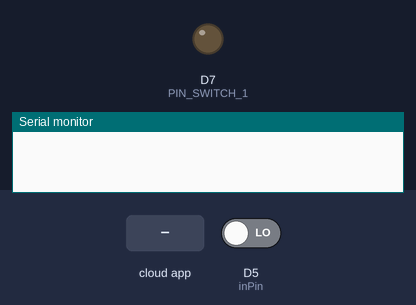
The sketch below on a simulated ESP8266 (NodeMCU). Parts: output pins drawn as LEDs (lit = HIGH), the last lines printed to the serial monitor. The inputs (shaded band) are chosen by the test bench; at power-on: D5 (inPin) LOW. WiFi joins after 1.5 s; servers stay silent unless stated; the RemoteXY app is connected.

Above: at 2.7 s.
2.8 s: D5 (inPin) driven HIGH
At 3.6 s:
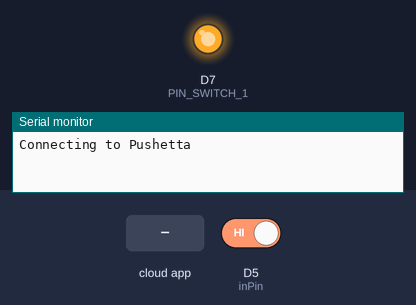
4.3 s: the phone or cloud app sets switch_1 to 0
At 4.7 s:
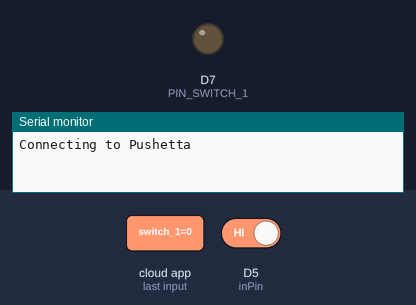
5.8 s: the phone or cloud app sets switch_1 to 1
At 7.1 s:
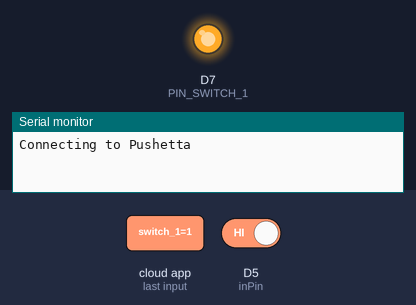
Timing chart, 0 to 8.8 s (numbered marks = the images above; inputs shaded):
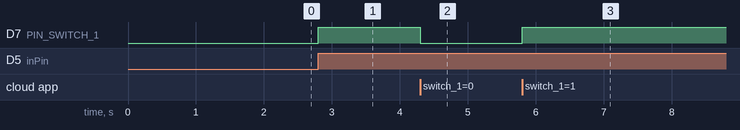

Measured:
- after the input at 2.8 s, D7 (PIN_SWITCH_1): LOW → HIGH at once
- after the input at 4.3 s, D7 (PIN_SWITCH_1): HIGH → LOW at once
- after the input at 5.8 s, D7 (PIN_SWITCH_1): LOW → HIGH at once

The sketch:

RemoteXY_sw_digitalInput_pushetta_step3.ino
```cpp
// (licence header left out)
/*

The code tries to connect to two servers.
One server is the remoteXY which provides a remote control and the other is Pushetta http://www.pushetta.com/
Pushetta is used for pushing an alarm message when the value of a sensor is over a specific value
Can not connect at the same time to both servers

step2: It reads the D5 input and then sends an alarm if it is different than normal
It sets a flag to TRUE to avoid resending many times the same alarm
It resets the flag if the D5 input returns to normal and an amount of time has passed to avoid bounce
After sending the alarm ends the pushetta client an connects to remoteXY

step3: Wifi configuration added to easily configure SSID and password of the router
testedQ OK 22/5/2019

*/
//////////////////////////////////////////////
//        RemoteXY include library          //
//////////////////////////////////////////////

// RemoteXY select connection mode and include library
#define REMOTEXY_MODE__ESP8266WIFI_LIB_CLOUD

#include <ESP8266WiFi.h>

#include <RemoteXY.h>

// RemoteXY connection settings
#define REMOTEXY_WIFI_SSID "yourSSID"
#define REMOTEXY_WIFI_PASSWORD "YourPass"
#define REMOTEXY_CLOUD_SERVER "cloud.remotexy.com"
#define REMOTEXY_CLOUD_PORT 6376
#define REMOTEXY_CLOUD_TOKEN "YourTOKEN"

#include <DNSServer.h>
#include <ESP8266WebServer.h>
#include <WiFiManager.h>         //https://github.com/tzapu/WiFiManager

# define bounce 10000

// RemoteXY configurate
#pragma pack(push, 1)
uint8_t RemoteXY_CONF[] =
  { 255,1,0,2,0,34,0,8,13,0,
  2,0,6,3,22,11,2,26,31,31,
  79,78,0,79,70,70,0,65,4,10,
  22,9,9,66,1,12,37,7,16,2,
  26 };

// this structure defines all the variables of your control interface
struct {

    // input variable
  uint8_t switch_1; // =1 if switch ON and =0 if OFF

    // output variable
  uint8_t led_1_r; // =0..255 LED Red brightness
  int8_t level_1; // =0..100 level position

    // other variable
  uint8_t connect_flag;  // =1 if wire connected, else =0

} RemoteXY;
#pragma pack(pop)

/////////////////////////////////////////////
//           END RemoteXY include          //
/////////////////////////////////////////////

#define PIN_SWITCH_1 D7
#define inPin D5

bool flag = false;
bool flag2 = false;

//pushetta related
char APIKEY[] = "YourAPIKey"; // Put here your API key. It's in the dashboard
char CHANNEL[] = "Your Channel";                               // and here your channel name

char serverName[] = "api.pushetta.com";
boolean lastConnected = false;

int counter = 0;

float alarmTime = 0;

void setup()
{

  Serial.begin(115200);
  pinMode (PIN_SWITCH_1, OUTPUT);
  digitalWrite(PIN_SWITCH_1, LOW);
  pinMode(inPin, INPUT);
  // TODO you setup code

 //WiFiManager
    //Local intialization. Once its business is done, there is no need to keep it around
    WiFiManager wifiManager;

    //fetches ssid and pass from eeprom and tries to connect
    //if it does not connect it starts an access point with the specified name
    //here  "AutoConnectAP"
    //and goes into a blocking loop awaiting configuration
    wifiManager.autoConnect("AutoConnectAP");
  RemoteXY_Init ();

}

void loop()
{
  RemoteXY_Handler ();

  digitalWrite(PIN_SWITCH_1, (RemoteXY.switch_1==0)?LOW:HIGH);
     RemoteXY.led_1_r = (digitalRead(PIN_SWITCH_1)==HIGH)?255:0;

  // TODO you loop code
  // use the RemoteXY structure for data transfer

  if (digitalRead(inPin) == HIGH && flag==false) {
    alarmTime = millis();
  digitalWrite(PIN_SWITCH_1, HIGH);
  Serial.println("Connecting to Pushetta");

  // Use WiFiClient class to create TCP connections
  WiFiClient client2;
  const int httpPort = 80;


  if (!client2.connect("api.pushetta.com", httpPort)) {
    Serial.println("Connection failed");
    return;
  }
  sendToPushetta(CHANNEL, "Hello REMOTE!");
  delay(100);
  flag = true;

  client2.stop();
  client2.flush();

RemoteXY_Init ();
   //RemoteXY.led_1_r = (digitalRead(inPin)==HIGH)?255:0;
   RemoteXY.led_1_r = 255; //lights the led in the RemoteXY remote control
   RemoteXY.switch_1 = 255; //poses the switch at RemoteXY remote control to ON position!

 }

  if (digitalRead(inPin)==LOW && bounce < millis()-alarmTime && flag==true) {
    flag = false;

       RemoteXY.led_1_r = 0;
       RemoteXY.switch_1 = 0;
       digitalWrite(PIN_SWITCH_1,LOW);

    }
  }


//Function for sending the request to Pushetta
void sendToPushetta(char channel[], String text) {
  WiFiClient client2;
  client2.stop();

  if (client2.connect(serverName, 80))
  {
    client2.print("POST /api/pushes/");
    client2.print(channel);
    client2.println("/ HTTP/1.1");
    client2.print("Host: ");
    client2.println(serverName);
    client2.print("Authorization: Token ");
    client2.println(APIKEY);
    client2.println("Content-Type: application/json");
    client2.print("Content-Length: ");
    client2.println(text.length() + 46);
    client2.println();
    client2.print("{ \"body\" : \"");
    client2.print(text);
    client2.println("\", \"message_type\" : \"text/plain\" }");
    client2.println();
  }
}
```
